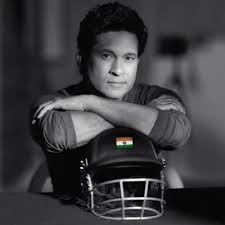
#> input picture DB/sachin/01.jpg, 225 x 225 px, found by its file name; its folder holds only this picture in this run
$ jupyter execute face_reco.ipynb
#> lines starting #> are read from the running program, lines starting #| are printed output that depends on the picture
[cell 1]
import cv2

[cell 2]
def name_map(x):
    if x=='sachin':
        return 0
    if x=='obama':
        return 1
    if x=='messi':
        return 2

[cell 3]
def get_name(x):
    if x==0:
        return 'sachin'
    if x==1:
        return 'obama'
    if x==2:
        return 'messi'

[cell 4]
# taking only the face part for identification
def detect_face(img):
    gray=cv2.cvtColor(img,cv2.COLOR_BGR2GRAY)
    face_cascade=cv2.CascadeClassifier(r'D:\DL PROJECTS\face_recognization\haarcascade_frontalface_default.xml')
    face=face_cascade.detectMultiScale(gray,minNeighbors=4)
    if len(face)==0:     #if no face is detected
        return None,None
    x,y,w,h=face[0]         #to cut only the face we use [x:x+w,y:y+h]
    return gray[x:x+w,y:y+h],face[0]

[cell 5]
import os

[cell 6]
def prepare_training_data(data_folder):     # training image viewing
#> called with data_folder = 'D:\\DL PROJECTS\\face_recognization\\DB'
    dirs=os.listdir(data_folder)
    #print(dirs)
    faces=[]
    labels=[]
    for dir_name in dirs:
        sub_dir=data_folder+'/'+dir_name
        #print(sub_dir)
        images=os.listdir(sub_dir)
        #print(images)
        for img in images:
            imgpath=sub_dir+'/'+img
            #print(imgpath)
            image=cv2.imread(imgpath)
#> image is the input picture: shape (225, 225, 3); mean B, G, R 61.6, 60.1, 60.1
            cv2.imshow('training images',image)
            cv2.waitKey(500)

            # detect face
            face,rect=detect_face(image)
#> in detect_face, `face=face_cascade.detectMultiScale(gray,minNeighbors=4)`: face = [[89, 35, 57, 57]]
#> in detect_face, `x,y,w,h=face[0]`: x = 89; y = 35; w = 57
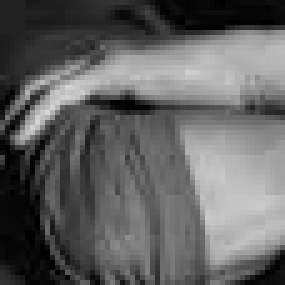
#> face: shape (57, 57) (shown 5 times larger); min 0, max 214, mean 97.4
#> rect = [89, 35, 57, 57]
            if face is not None:
                faces.append(face)
                labels.append(name_map(dir_name))
                #print(labels)
    cv2.waitKey(1)
    cv2.destroyAllWindows()
    return faces,labels

[cell 7]
faces,labels=prepare_training_data(r'D:\DL PROJECTS\face_recognization\DB')
#> faces = 1 item; labels = [0]
print(labels)
#| [0]

[cell 8]
len(labels)  # to check the face readability from images
#> Out = 1


$ run again, on DB/sachin/05.jpg
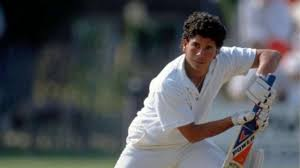
#> input picture DB/sachin/05.jpg, 300 x 168 px, found by its file name
#> in prepare_training_data, image is the input picture: shape (168, 300, 3); mean B, G, R 87.9, 84.4, 81.2
#> in detect_face, `gray=cv2.cvtColor(img,cv2.COLOR_BGR2GRAY)`:
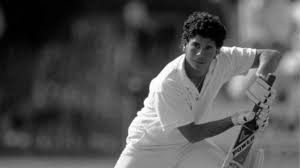
#> gray: shape (168, 300); min 0, max 255, mean 83.8
#> face = ()

$ run again, on DB/sachin/06.jpg
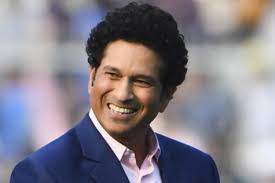
#> input picture DB/sachin/06.jpg, 275 x 183 px, found by its file name
#> in prepare_training_data, image is the input picture: shape (183, 275, 3); mean B, G, R 136.1, 126.7, 131.6
#> in detect_face, `gray=cv2.cvtColor(img,cv2.COLOR_BGR2GRAY)`:
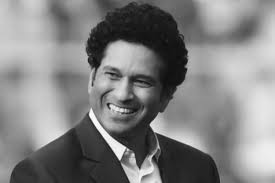
#> gray: shape (183, 275); min 10, max 254, mean 129.2
#> in detect_face, `face=face_cascade.detectMultiScale(gray,minNeighbors=4)`: face = [[86, 46, 81, 81]]
#> x = 86; y = 46; w = 81
#> in prepare_training_data, `face,rect=detect_face(image)`:
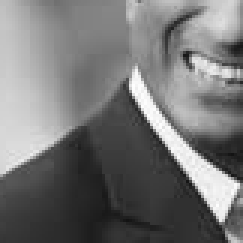
#> face: shape (81, 81) (shown 3 times larger); min 19, max 254, mean 117.4
#> rect = [86, 46, 81, 81]
#> faces = 1 item; labels = [0]
#| [0]
#> Out = 1

$ run again, on DB/sachin/07.jpg
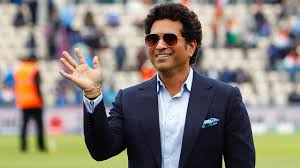
#> input picture DB/sachin/07.jpg, 300 x 168 px, found by its file name
#> in prepare_training_data, image is the input picture: shape (168, 300, 3); mean B, G, R 120.6, 128, 135
#> in detect_face, `gray=cv2.cvtColor(img,cv2.COLOR_BGR2GRAY)`:
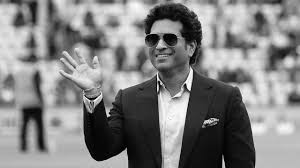
#> gray: shape (168, 300); min 0, max 255, mean 129.2
#> in detect_face, `face=face_cascade.detectMultiScale(gray,minNeighbors=4)`: face = [[137, 19, 51, 51]]
#> x = 137; y = 19; w = 51
#> in prepare_training_data, `face,rect=detect_face(image)`:
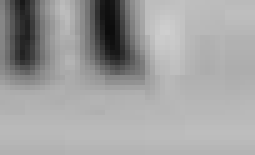
#> face: shape (31, 51) (shown 5 times larger); min 12, max 207, mean 160.1
#> rect = [137, 19, 51, 51]
#> faces = 1 item; labels = [0]
#| [0]
#> Out = 1

$ run again, on DB/sachin/02.jpg
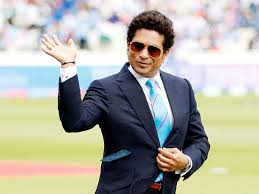
#> input picture DB/sachin/02.jpg, 259 x 194 px, found by its file name
#> in prepare_training_data, image is the input picture: shape (194, 259, 3); mean B, G, R 162.7, 173.7, 174.4
#> in detect_face, `gray=cv2.cvtColor(img,cv2.COLOR_BGR2GRAY)`:
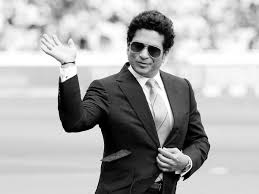
#> gray: shape (194, 259); min 0, max 255, mean 172.7
#> in detect_face, `face=face_cascade.detectMultiScale(gray,minNeighbors=4)`: face = [[118, 28, 56, 56]]
#> x = 118; y = 28; w = 56
#> in prepare_training_data, `face,rect=detect_face(image)`:
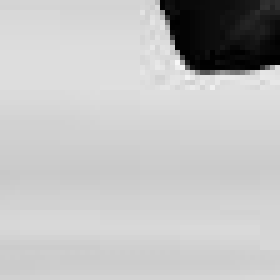
#> face: shape (56, 56) (shown 5 times larger); min 0, max 247, mean 192.7
#> rect = [118, 28, 56, 56]
#> faces = 1 item; labels = [0]
#| [0]
#> Out = 1
